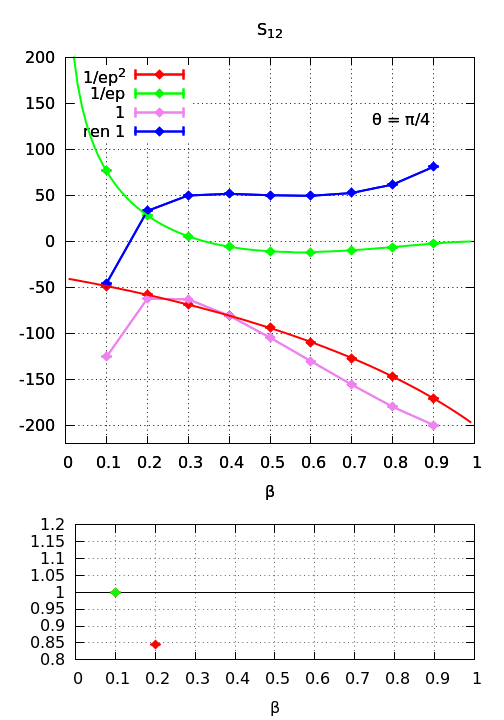

The gnuplot source for this figure:
#
 
set terminal pngcairo enhanced size 7in, 10in 
set output 'soft-function-gg-im-beta.png'

set multiplot

set ylabel ""
set xlabel "{/Symbol b}"
#set format y "10^{%T}"

set style line 1 lt 1 lw 2 pt 13 ps 1.2 lc rgb "red" 
set style line 2 lt 1 lw 2 pt 13 ps 1.2 lc rgb "green" 
set style line 3 lt 1 lw 2 pt 13 ps 1.2 lc rgb "blue" 
set style line 4 lt 1 lw 2 pt 13 ps 1.2 lc rgb "violet" 

set grid
set xrange [0:1]
set xtics 0.1
set size 1.0, 0.7

#-----------------------------------------------------------------------------
#-----------------------------------------------------------------------------
#-- Plots
#-----------------------------------------------------------------------------
#-----------------------------------------------------------------------------
#-----------------------------------------------------------------------------
set origin 0.0,0.3
set key top left
set yrange [-220:200]
set title 'S_{12}'
set label 2 "{/Symbol q} = {/Symbol p}/4" at graph 0.75, 0.84 left 
plot   \
  '<paste ../table1cut-im-gg.dat'   u 1:2:5 w err ls 1 t '1/ep^2',\
  '<paste ../table1cut-im-gg.dat'   u 1:3:6 w err ls 2 t '1/ep',\
  '<paste ../table1cut-im-gg.dat'   u 1:4:7 w err ls 4 t '1',\
  ''   u 1:4 w l ls 4 t '',\
  '<paste ../table1cut-im-gg.dat ../common/tablerge2ep0gg.dat'  \
       u 1:($4+$16):7 w err ls 3 t 'ren 1',\
  ''   u 1:($4+$16) w l ls 3 t ''

replot \
  '../common/tablergegg.dat' u 1:(-$16) w l ls 1 t '',\
  '../common/tablergegg.dat' u 1:(-$17) w l ls 2 t '',\

set size 1.0, 0.3
unset title
unset label 2


#-----------------------------------------------------------------------------
#-----------------------------------------------------------------------------
#-- Ratios
#-----------------------------------------------------------------------------
#-----------------------------------------------------------------------------
set origin 0.0,0.0
set yrange [0.8:1.2]
plot   \
   1 lt -1 t '',\
  '<paste ../table1cut-im-gg.dat ../common/tablerge2gg.dat'  \
  u 1:(-$2/$23):($5/$23) w err ls 1 t '',\
  '<paste ../table1cut-im-gg.dat ../common/tablerge2gg.dat'  \
  u 1:(-$3/$24):($6/$24) w err ls 2 t ''
